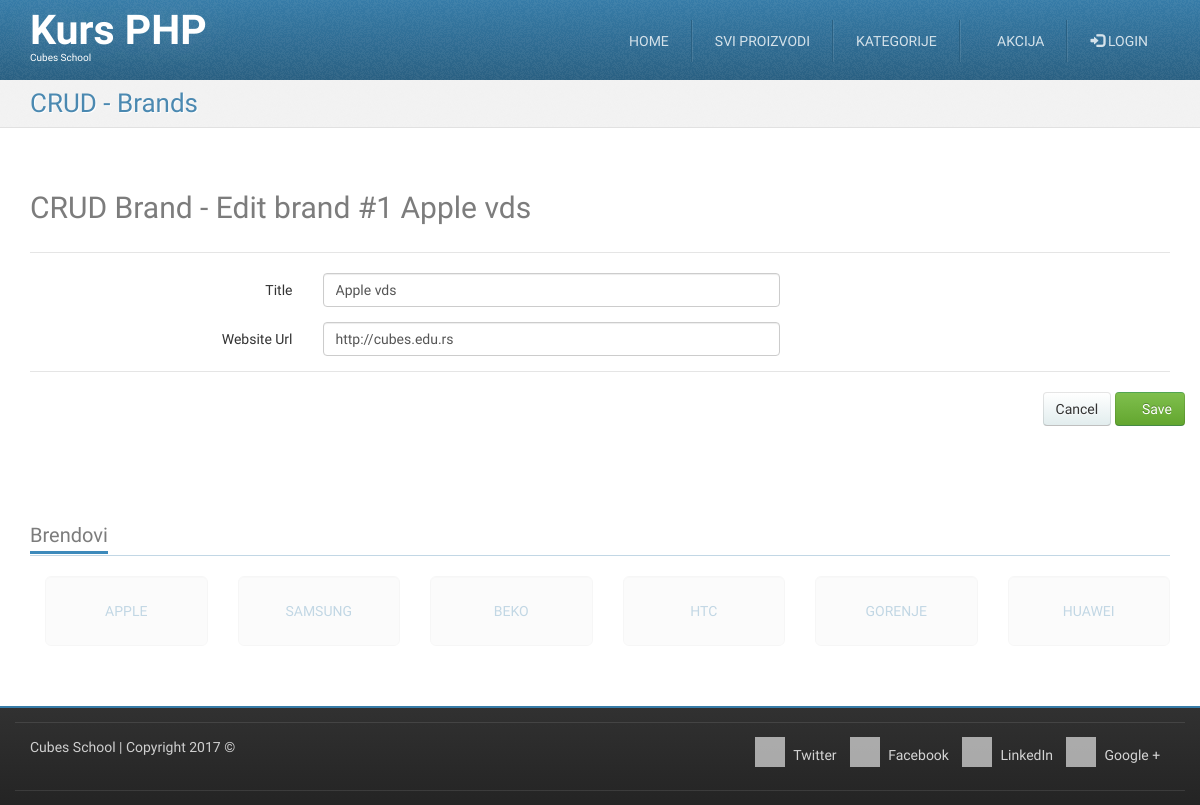
/crud-brand-edit.php?id=1, run on an earlier commit of the app's database.
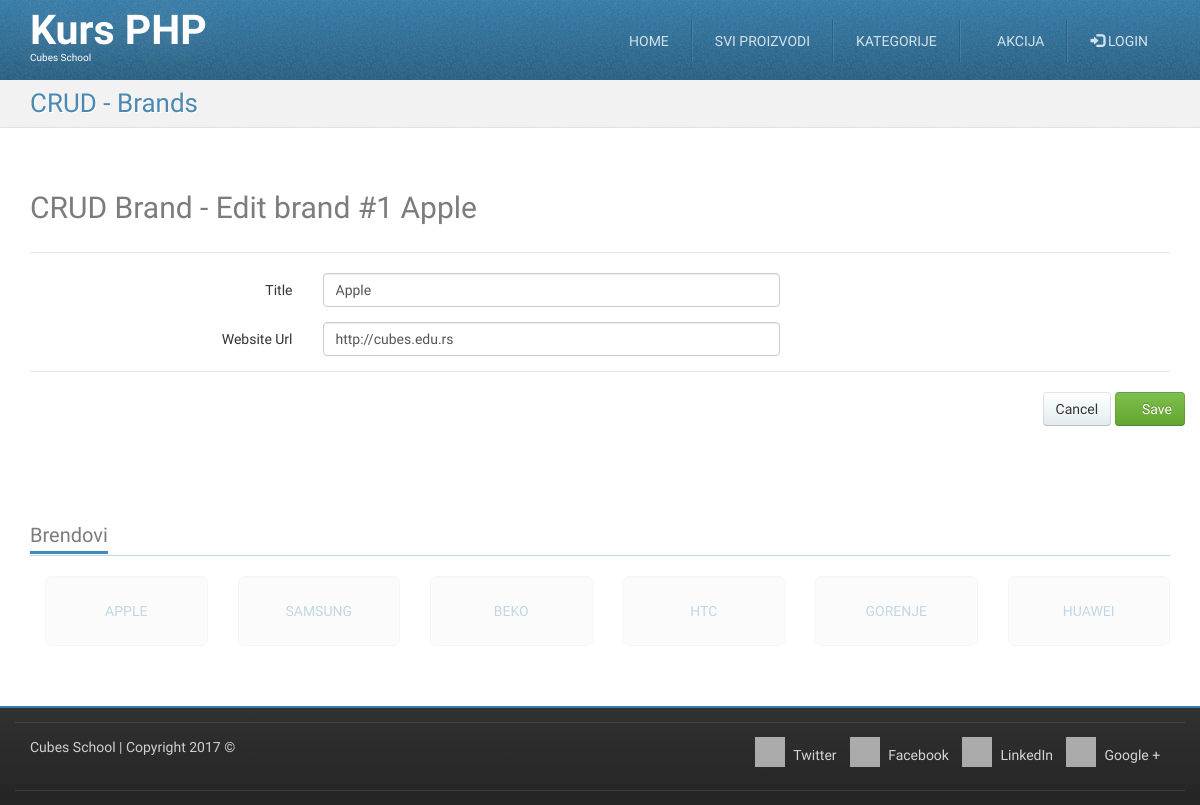
And on a later commit of the database.
### tables this page shows
CREATE TABLE `brands` (
  `id` int(11) NOT NULL,
  `title` char(50) NOT NULL,
  `website_url` varchar(255) NOT NULL
);

### crud-brand-edit.php (called while the page is built, shortened)
<?php
require_once __DIR__ . '/models/m_brands.php';
$id = (int) $_GET['id'];
$brand = brandsFetchOneById($id);
$formData = array(
    'title' => $brand['title'],
    'website_url' => $brand['website_url']
);
require_once __DIR__ . '/views/layout/header.php';
require_once __DIR__ . '/views/templates/t_crud-brand-edit.php';
require_once __DIR__ . '/views/layout/footer.php';

### models/m_database.php (called while the page is built, shortened)
<?php
function dbGetLink() {
    static $link;
    if (!isset($link)) {
        $link = mysqli_connect('127.0.0.1', 'cubes', 'cubes', 'cubesphp');
    }
    return $link;
}
function dbEscape($value) {
    $link = dbGetLink();
    return mysqli_real_escape_string($link, $value);
}
function dbQuery($query) {
    $link = dbGetLink();
    $result = mysqli_query($link, $query);
    return $result;
}
function dbFetchOne($query) {
    $result = dbQuery($query);
    return mysqli_fetch_assoc($result);
}

### models/m_brands.php (called while the page is built, shortened)
<?php
require_once __DIR__ . '/m_database.php';
function brandsFetchOneById($id) {
	$query = "SELECT `brands`.* "
			. "FROM `brands` "
			. "WHERE `id` = '" . dbEscape($id) . "'";
	return dbFetchOne($query);
}

### views/templates/t_crud-brand-edit.php (the view, shortened to what this page needs)
<div id="highlighted">
	<div class="container">
		<div class="header">
			<h2 class="page-title">
				<span>CRUD - Brands</span>
			</h2>
		</div>
	</div>
</div>
<div id="content">
	<div class="container portfolio">
		<div class="row">
			<div class="col-md-12">
				<h2>
					CRUD Brand - Edit brand #<?php echo htmlspecialchars($brand['id']);?><?php echo " " . ($formData["title"]) ?>
				</h2>
			</div>
		</div>
		<div class="row">
			<div class="col-md-12">
				<form action="" method="post" class="form-horizontal">
					<fieldset>
						<legend></legend>
						<div class="form-group">
							<label class="col-md-3 control-label">Title</label>
							<div class="col-md-5">
								<input value="<?php echo isset($formData["title"]) ? htmlspecialchars($formData["title"]) : "";?>" type="text" name="title" class="form-control">
							</div>
							<div class="col-md-4">
							</div>
						</div>
						<div class="form-group">
							<label class="col-md-3 control-label">Website Url</label>
							<div class="col-md-5">
								<input type="url" name="website_url" class="form-control" value="<?php echo isset($formData["website_url"]) ? htmlspecialchars($formData["website_url"]) : "";?>">
							</div>
							<div class="col-md-4">
							</div>
						</div>
					</fieldset>
					<fieldset>
						<legend></legend>
						<div class="form-group text-right">
							<a href="/crud-brand-list.php" class="btn btn-default">Cancel</a>
							<button type="submit" class="btn btn-success"><i class="fa fa-save"></i> Save</button>
						</div>
					</fieldset>
				</form>
			</div>
		</div>
	</div>
</div>

What changed in the data, as far as the page shows it:
changed brands "http://cubes.edu.rs": title "Apple vds" → "Apple"
